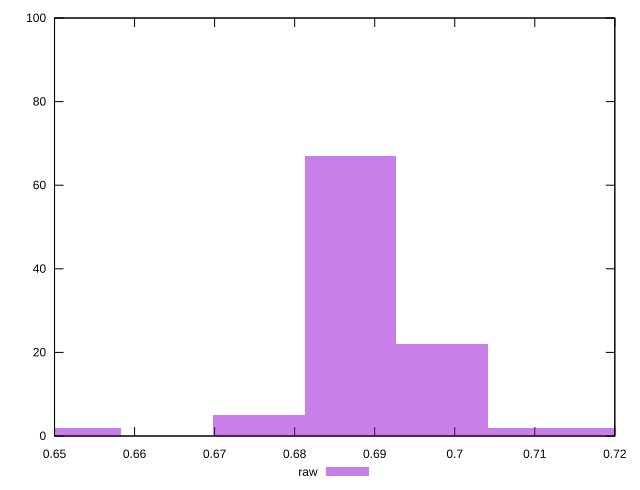

Recreate this plot in gnuplot.
reset

$raw <<EOF
0.6984186098844853 22
0.6869691244765429 67
0.7098680952924277 2
0.6755196390686006 5
0.7213175807003701 2
0.6526206682527158 2
EOF

set key outside below
set boxwidth 0.011449485407942382
set xrange [0.65:0.72]
set yrange [0:100]
set trange [0:100]
set style fill transparent solid 0.5 noborder
set terminal svg size 640, 490 enhanced background rgb 'white'
set output "report_00009_2021-02-08T22-37-41.559Z/meta/score/samples/pages+cached+noadtech+nomedia/raw/histogram.svg"

plot $raw title "raw" with boxes

reset
